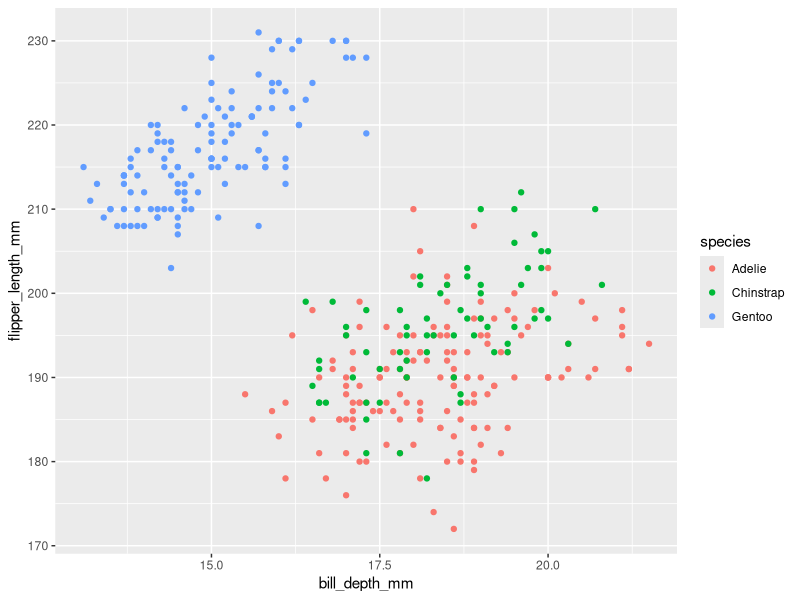
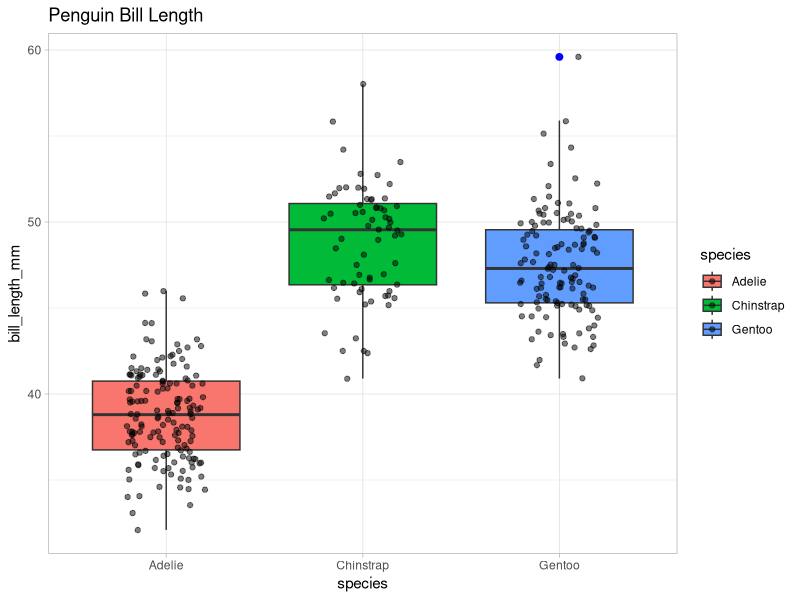

R code for these plots, in order:
## ---- chunk 1
library(tidyverse)
library(palmerpenguins)

data(package = "palmerpenguins")

ggplot(penguins, aes(x = bill_depth_mm, y = flipper_length_mm, color = species)) +
    geom_point()
## ---- chunk 2
ggplot(penguins, aes(x = species, y = bill_length_mm, fill=species)) +
geom_boxplot(outlier.colour = "blue", outlier.size = 2) +
geom_jitter(width=0.2, alpha = 0.5) +
labs(title="Penguin Bill Length") +
theme_light()
